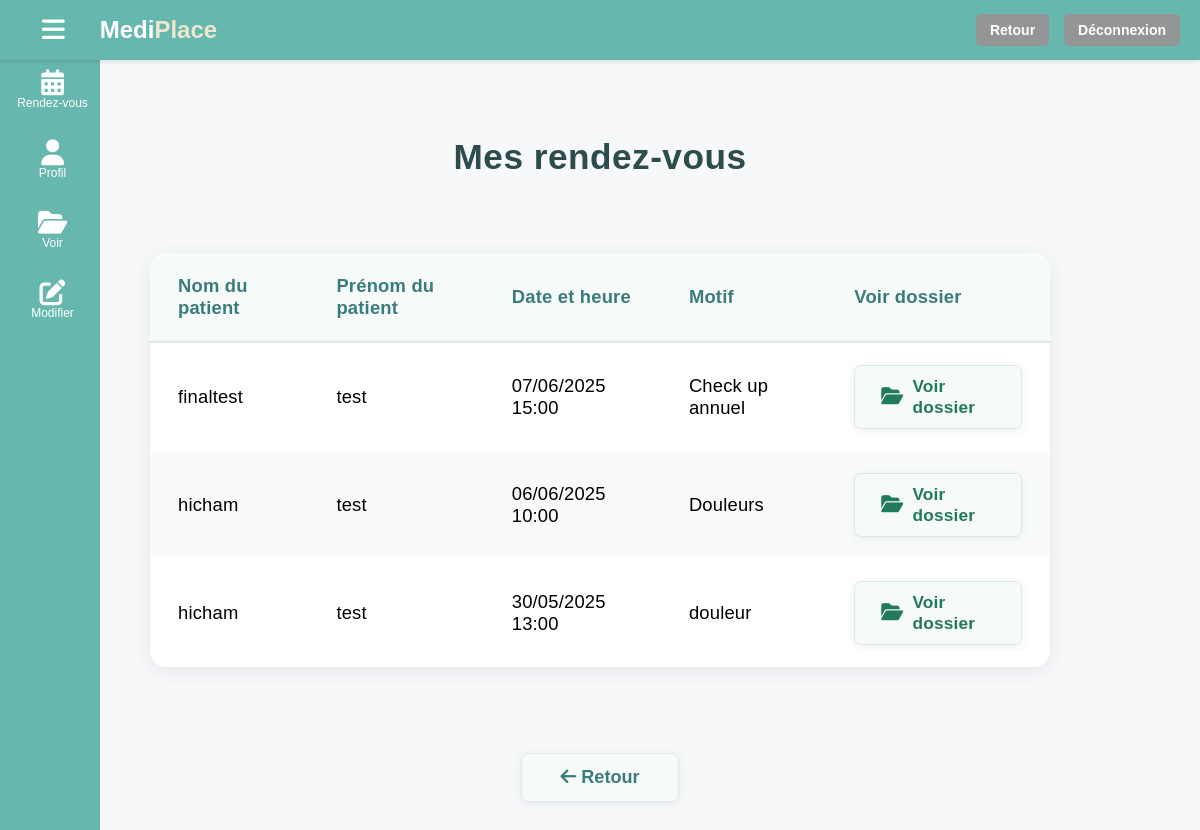
Before: /mes-rdv-med/ (signed in) with the older database file.
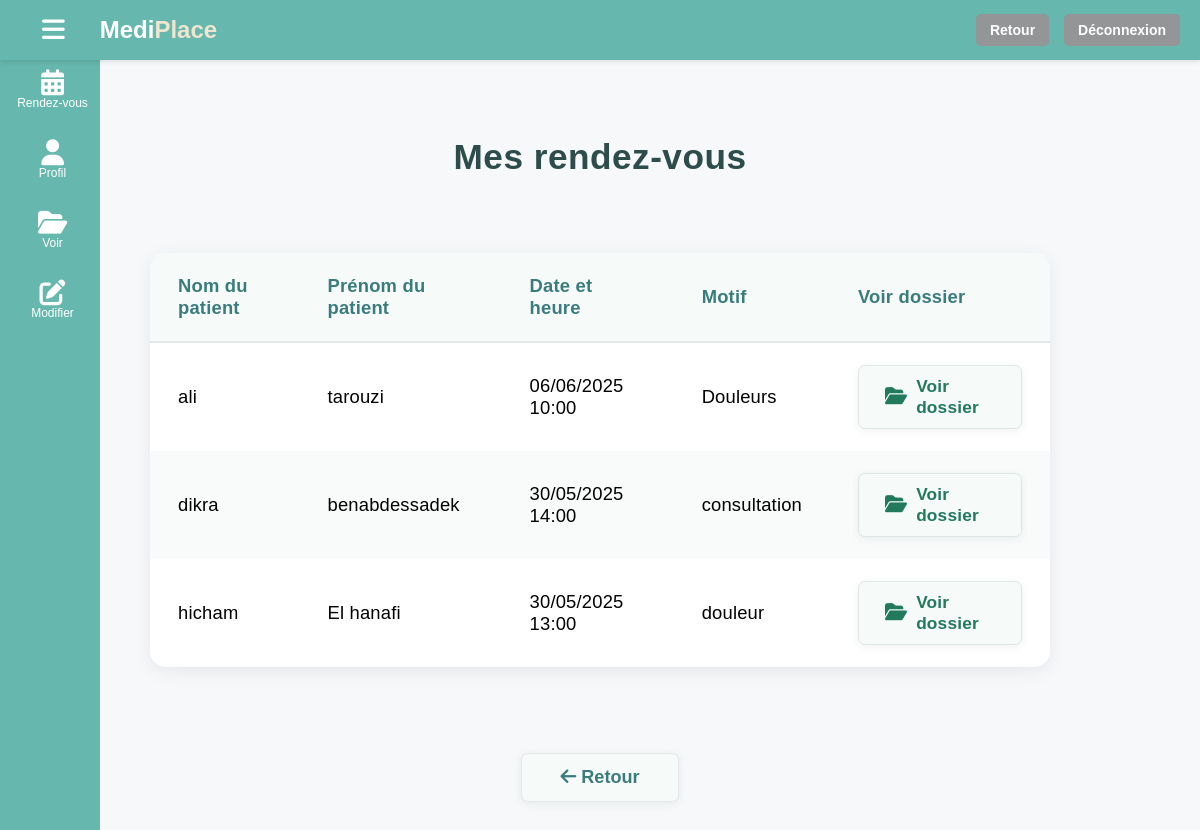
After: the same page with the newer database file.
### cabinet/models.py (models this page shows, shortened)
class RendezVous(models.Model):
    patient = models.ForeignKey(Patient, on_delete=models.CASCADE)
    medecin = models.ForeignKey(Medecin, on_delete=models.CASCADE)
    date = models.DateTimeField()
    motif = models.TextField()

class Patient(models.Model):
    nom = models.CharField(max_length=50)
    prenom = models.CharField(max_length=50)
    email = models.EmailField(unique=True)
    numero_telephone = models.CharField(max_length=15)
    date_naissance = models.DateField()
    mot_de_passe = models.CharField(max_length=128)

### cabinet/views.py (the view)
# urls.py: path('mes-rdv-med/', views.mes_rdv_med, name='mes_rdv_med'),
def mes_rdv_med(request):
    email_med = request.session.get('user_email')
    if not email_med:
        return redirect('login')
    try:
        medecin = Medecin.objects.get(email=email_med)
        rdvs = RendezVous.objects.filter(medecin=medecin).order_by('-date')
        return render(request, 'cabinet/mes_rdv_med.html', {'rdvs': rdvs})
    except Medecin.DoesNotExist:
        messages.error(request, "Médecin non trouvé.")
        return redirect('login')

### cabinet/templates/cabinet/mes_rdv_med.html (shortened to what this page needs)
<!DOCTYPE html>
<html lang="fr">
  <head>
    {% load static %}
    <link rel="stylesheet" href="{% static 'cabinet/css/main_pat.css' %}" />
    <link
      rel="stylesheet"
      href="https://cdnjs.cloudflare.com/ajax/libs/font-awesome/6.5.0/css/all.min.css"
    />
  </head>
  <body>
    {% include 'cabinet/headerbasepagemed.html' %}
    <div class="patients-bg">
      <div class="patients-centered">
        <h2 class="patients-title">Mes rendez-vous</h2>
        <div class="table-bg">
          {% if rdvs %}
          <table class="patients-table">
            <thead>
              <tr>
                <th>Nom du patient</th>
                <th>Prénom du patient</th>
                <th>Date et heure</th>
                <th>Motif</th>
                <th>Voir dossier</th>
              </tr>
            </thead>
            <tbody>
              {% for rdv in rdvs %}
              <tr>
                <td>{{ rdv.patient.nom }}</td>
                <td>{{ rdv.patient.prenom }}</td>
                <td>{{ rdv.date|date:"d/m/Y H:i" }}</td>
                <td>{{ rdv.motif|truncatechars:50 }}</td>
                <td>
                  <a
                    href="{% url 'dossier_patient_med' rdv.patient.id %}?from=rdv"
                    class="btn-voir-dossier"
                  >
                    <i class="fa fa-folder-open"></i> Voir dossier
                  </a>
                </td>
              </tr>
              {% endfor %}
            </tbody>
          </table>
          {% else %}
          <div class="empty-history-msg">
            Aucun rendez-vous prévu pour le moment.
          </div>
          {% endif %}
        </div>
      </div>
      <div class="retour-center">
        <a href="{% url 'main_med' %}" class="btn-retour-main">
          <i class="fa fa-arrow-left"></i> Retour
        </a>
      </div>
    </div>
  </body>
</html>

Changed rows visible on the page:
removed RendezVous: patient.nom "finaltest", patient.prenom "test", date "07/06/2025 15:00", motif "Check up annuel"
changed RendezVous "Douleurs": patient.nom "hicham" → "ali"; patient.prenom "test" → "tarouzi"
added RendezVous: patient.nom "dikra", patient.prenom "benabdessadek", date "30/05/2025 14:00", motif "consultation"
changed RendezVous "douleur": patient.prenom "test" → "El hanafi"
